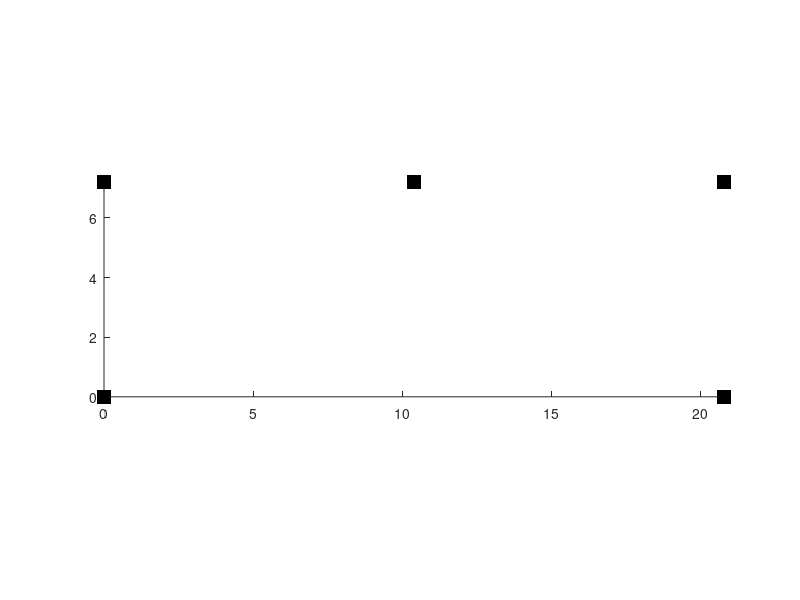

Write MATLAB code to recreate this figure. (Note: this script raises an error after producing the figure.)
% 基站的位置
anchors = [
    0, 7.2;
    0, 0;
    20.8, 0;
    20.8, 7.2;
    10.4, 7.2;
];

figure();
hold on;
axis([-1, 22, -1 , 15]);
axis image;

for i = 1 : size(anchors, 1)
    x = anchors(i, 1);
    y = anchors(i, 2);
    scatter(x, y, 100, 'k','s', 'filled');
end

% scatter(point_hat_set(:, 1), point_hat_set(:, 2));

scatter(posiRes(:, 1), posiRes(:, 2), 'blue');
scatter(kal_posiRes(:, 1), kal_posiRes(:, 2), 'r');
scatter(KF.outrange_mea_arr(:, 1), KF.outrange_mea_arr(: ,2), 'magenta');
scatter(KF.unValid_mea_arr(:, 1), KF.unValid_mea_arr(: ,2), 'yellow');

%% 绘制一组数据的2个点图， x和y的线图， 结果点带有时序信息的三维图
clc;
close all;
Main4();
% 基站的位置
anchors = [
    0, 7.2;
    0, 0;
    20.8, 0;
    20.8, 7.2;
    10.4, 7.2;
];

h = figure();				    % 创建图形窗口
warning('off','MATLAB:HandleGraphics:ObsoletedProperty:JavaFrame');	    % 关闭相关的警告提示（因为调用了非公开接口）
jFrame = get(h,'JavaFrame');	% 获取底层 Java 结构相关句柄吧
pause(0.1);					    % 在 Win 10，Matlab 2017b 环境下不加停顿会报 Java 底层错误。各人根据需要可以进行实验验证
set(jFrame,'Maximized',1);	    %设置其最大化为真（0 为假）
pause(0.1);					    % 个人实践中发现如果不停顿，窗口可能来不及变化，所获取的窗口大小还是原来的尺寸。各人根据需要可以进行实验验证
warning('on','MATLAB:HandleGraphics:ObsoletedProperty:JavaFrame');		% 打开相关警告设置

tile=tiledlayout(2, 3,'TileSpacing','tight','Padding','tight');
nexttile(1)
hold on;
axis([-1, 20, -1 , 15]);
axis equal;
for i = 1 : size(anchors, 1)
    x = anchors(i, 1);
    y = anchors(i, 2);
    scatter(x, y, 100, 'k','s', 'filled');
end

scatter(posiRes(:, 1), posiRes(:, 2), 'blue');
scatter(KF.outrange_mea_arr(:, 1), KF.outrange_mea_arr(: ,2), 'magenta');
scatter(kal_posiRes(:, 1), kal_posiRes(:, 2), 'r');
scatter(KF.unValid_mea_arr(:, 1), KF.unValid_mea_arr(: ,2), 'yellow');
hold off;

nexttile(4);
hold on;
axis([-1, 20, -1 , 15]);
axis image;
for i = 1 : size(anchors, 1)
    x = anchors(i, 1);
    y = anchors(i, 2);
    scatter(x, y, 100, 'k','s', 'filled');
end

scatter(posiRes(:, 1), posiRes(:, 2), 'blue');
scatter(kal_posiRes(:, 1), kal_posiRes(:, 2), 'r');
hold off;


nexttile(2);
hold on;
plot(kalmanDataArr(:, 1:4));
plot(KF.real_time_data_resSet(:, 1));
plot(KF.real_time_data_resSet(:, 2));
plot(KF.real_time_data_resSet(:, 3));
title("X");
legend('Measured', 'estimateRes', 'kalmanRes', 'kalmanGain', 'posiVar', 'velocity', 'velVar');
hold off;

nexttile(5);
hold on;
plot(kalmanDataArr(:, 6:9));
plot(KF.real_time_data_resSet(:, 4));
plot(KF.real_time_data_resSet(:, 5));
plot(KF.real_time_data_resSet(:, 6));
title("Y");
legend('Measured', 'estimateRes', 'kalmanRes', 'kalmanGain', 'posiVar', 'velocity', 'velVar');
hold off;

nexttile(3);
scatter3(posiRes(:,1),posiRes(:,2), 1:length(posiRes), [], linspace(1, 256, length(posiRes)), 'filled');

nexttile(6);
scatter3(kal_posiRes(:,1), kal_posiRes(:,2), 1:length(kal_posiRes), [], linspace(1, 256, length(kal_posiRes)), 'filled');
hold off;

%% 实时绘制运动状态的结果 并展示视频
clc;
close all;
dataSet = [
    "dataCell_0517_moving1.mat", "..\UWB_Video\uwb_0517_moving1.mp4", 40, 0;    % 1
    "dataCell_0517_moving2.mat", "..\UWB_Video\uwb_0517_moving2.mp4", 0, 20;    % 2
    "dataCell_0517_moving3.mat", "..\UWB_Video\uwb_0517_moving3.mp4", 30, 0;    % 3
    "dataCell_0517_movingX1.mat", "..\UWB_Video\uwb_0517_moving_X1.mp4", 0, 0;  % 4
    "dataCell_0517_movingX2.mat", "..\UWB_Video\uwb_0517_moving_X2.mp4", 0, 45; % 5
    "dataCell_0517_random.mat", "..\UWB_Video\uwb_0517_random.mp4", 0, 55;      % 6

    "dataCell_0524_moving1.mat", "..\UWB_Video\uwb_0524_moving1.mp4", 0, 70;     % 7
    "dataCell_0524_moving2.mat", "..\UWB_Video\uwb_0524_moving3.mp4", 0, 60;     % 8
    "dataCell_0524_moving3.mat", "..\UWB_Video\uwb_0524_moving2.mp4", 0, 15;     % 9
    "dataCell_0524_random.mat", "..\UWB_Video\uwb_0524_random.mp4", 0, 0;        % 10
];

selectedIndex = 10;
dataCellFile = dataSet(selectedIndex, 1);
dataVideoFile = dataSet(selectedIndex, 2);
dataDelay = str2double(dataSet(selectedIndex, 3));
videoDelay = str2double(dataSet(selectedIndex, 4));
load(dataCellFile);
Main4();
RP = resPlot(dataVideoFile, posiRes, kal_posiRes, times, dataDelay, videoDelay);
RP.draw();

%%
% 测算沿着直线运动时的定位结果精度并绘制cdf图
clc;
close all;
load('dataCell_0517_moving3.mat');
Main4();
points = [
  40, 1360;
  1401, 2776;
  2963, 4216;
  4556, 5813;
  6011, 7283;
  7631, 8796;
  9075, 10306;
  10611, 11665;
];
dis_ori = [];
dis_kal = [];
vs = [];
for i = 1 : length(points)
    start_index = points(i, 1);
    end_index = points(i, 2);
    x1 = posiRes(start_index, 1);
    t1 = times(start_index);
    x2 = posiRes(end_index, 1);
    t2 = times(end_index);
    v = (x2 - x1) / (t2 - t1);
    vs = [vs; abs(v)];
    for j = start_index : end_index
        t = times(j);
        mx = posiRes(j, 1);
        my = posiRes(j, 2);
        kx = kal_posiRes(j, 1);
        ky = kal_posiRes(j, 2);
        rx = (t - t1) * v + x1;
        ry = 4;
        dis_ori = [dis_ori; sqrt((mx - rx) ^ 2 + (my - ry) ^ 2)];
        dis_kal = [dis_kal; sqrt((kx - rx) ^ 2 + (ky - ry) ^ 2)];
    end
end
fprintf("移动的平均速度为%fm/s \n", mean(vs));
figure();
hold on;
cdfplot(dis_ori);
cdfplot(dis_kal);
legend('mearsurement', 'kalman');
hold off;

%% 绘制在人流较为密集的情况下不同速度运动的定位精度cdf图


clc;
close all;

h = figure();				    % 创建图形窗口
warning('off', 'MATLAB:HandleGraphics:ObsoletedProperty:JavaFrame');	    % 关闭相关的警告提示（因为调用了非公开接口）
jFrame = get(h, 'JavaFrame');	% 获取底层 Java 结构相关句柄吧
pause(0.1);					    % 在 Win 10，Matlab 2017b 环境下不加停顿会报 Java 底层错误。各人根据需要可以进行实验验证
set(jFrame, 'Maximized', 1);	    %设置其最大化为真（0 为假）
pause(0.1);					    % 个人实践中发现如果不停顿，窗口可能来不及变化，所获取的窗口大小还是原来的尺寸。各人根据需要可以进行实验验证
warning('on', 'MATLAB:HandleGraphics:ObsoletedProperty:JavaFrame');		% 打开相关警告设置

tile=tiledlayout(1, 3, 'TileSpacing', 'tight', 'Padding', 'tight');

nexttile(1);
load('dataCell_0524_moving2.mat');
Main4();

points = [700, 1401, 3.3;];
dis_ori = [];
dis_kal = [];
start_index = points(1);
end_index = points(2);
x1 = posiRes(start_index, 1);
t1 = times(start_index);
x2 = posiRes(end_index, 1);
t2 = times(end_index);
v = (x2 - x1) / (t2 - t1);
ry = points(3);
for j = start_index : end_index
    t = times(j);
    rx = (t - t1) * v + x1;

    mx = posiRes(j, 1);
    my = posiRes(j, 2);
    if ~isnan(mx) && ~isnan(my)
        dis_ori = [dis_ori; sqrt((mx - rx) ^ 2 + (my - ry) ^ 2)];
    end
    kx = kal_posiRes(j, 1);
    ky = kal_posiRes(j, 2);
    dis_kal = [dis_kal; sqrt((kx - rx) ^ 2 + (ky - ry) ^ 2)];
end


hold on;
cdfplot(dis_ori);
cdfplot(dis_kal);
legend('mearsurement', 'kalman');
title(["速度为",num2str(round(abs(v), 2))],'m/s')
hold off;


% nexttile(2);
% points = [2800, 3400, 3.8;];
% dis_ori = [];
% dis_kal = [];
% start_index = points(1);
% end_index = points(2);
% x1 = posiRes(start_index, 1);
% t1 = times(start_index);
% x2 = posiRes(end_index, 1);
% t2 = times(end_index);
% v = (x2 - x1) / (t2 - t1);
% ry = points(3);
% for j = start_index : end_index
%     t = times(j);
%     rx = (t - t1) * v + x1;
% 
%     mx = posiRes(j, 1);
%     my = posiRes(j, 2);
%     if ~isnan(mx) && ~isnan(my)
%         dis_ori = [dis_ori; sqrt((mx - rx) ^ 2 + (my - ry) ^ 2)];
%     end
%     kx = kal_posiRes(j, 1);
%     ky = kal_posiRes(j, 2);
%     dis_kal = [dis_kal; sqrt((kx - rx) ^ 2 + (ky - ry) ^ 2)];
% end
% hold on;
% cdfplot(dis_ori);
% cdfplot(dis_kal);
% legend('mearsurement', 'kalman');
% title(["速度为",num2str(round(abs(v), 2))],'m/s')
% hold off;

nexttile(2);
points = [4100, 4300, 3.4;];
dis_ori = [];
dis_kal = [];
start_index = points(1);
end_index = points(2);
x1 = posiRes(start_index, 1);
t1 = times(start_index);
x2 = posiRes(end_index, 1);
t2 = times(end_index);
v = (x2 - x1) / (t2 - t1);
ry = points(3);
for j = start_index : end_index
    t = times(j);
    rx = (t - t1) * v + x1;

    mx = posiRes(j, 1);
    my = posiRes(j, 2);
    if ~isnan(mx) && ~isnan(my)
        dis_ori = [dis_ori; sqrt((mx - rx) ^ 2 + (my - ry) ^ 2)];
    end
    kx = kal_posiRes(j, 1);
    ky = kal_posiRes(j, 2);
    dis_kal = [dis_kal; sqrt((kx - rx) ^ 2 + (ky - ry) ^ 2)];
end
hold on;
cdfplot(dis_ori);
cdfplot(dis_kal);
legend('mearsurement', 'kalman');
title(["速度为",num2str(round(abs(v), 2))],'m/s')
hold off;


load('dataCell_0524_moving3.mat');
Main4();
nexttile(3);
points = [300, 1300, 0.98;];
dis_ori = [];
dis_kal = [];
start_index = points(1);
end_index = points(2);
x1 = posiRes(start_index, 1);
t1 = times(start_index);
x2 = posiRes(end_index, 1);
t2 = times(end_index);
v = (x2 - x1) / (t2 - t1);
ry = points(3);
for j = start_index : end_index
    t = times(j);
    rx = (t - t1) * v + x1;

    mx = posiRes(j, 1);
    my = posiRes(j, 2);
    if ~isnan(mx) && ~isnan(my)
        dis_ori = [dis_ori; sqrt((mx - rx) ^ 2 + (my - ry) ^ 2)];
    end
    kx = kal_posiRes(j, 1);
    ky = kal_posiRes(j, 2);
    dis_kal = [dis_kal; sqrt((kx - rx) ^ 2 + (ky - ry) ^ 2)];
end
hold on;
cdfplot(dis_ori);
cdfplot(dis_kal);
legend('mearsurement', 'kalman');
title(["速度为",num2str(round(abs(v), 2))],'m/s')
hold off;








